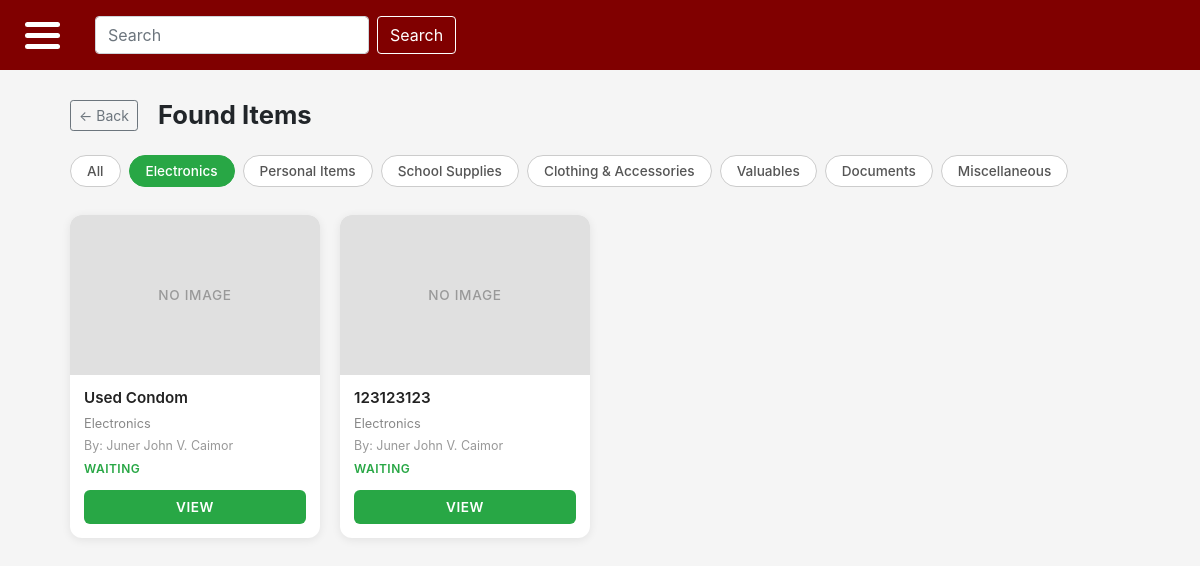
/found_items.php?category_id=1 (signed in), run on the app's committed database.
### tables this page shows
CREATE TABLE `category` (
  `category_id` int(11) NOT NULL,
  `categoryName` varchar(100) NOT NULL
);

CREATE TABLE `posts` (
  `post_id` int(11) NOT NULL,
  `user_id` int(11) DEFAULT NULL,
  `location_id` int(11) DEFAULT NULL,
  `specific_location` varchar(255) DEFAULT NULL,
  `category_id` int(11) DEFAULT NULL,
  `dropOff_id` int(11) DEFAULT NULL,
  `type` varchar(255) DEFAULT NULL,
  `itemName` varchar(255) DEFAULT NULL,
  `publicDescription` varchar(255) DEFAULT NULL,
  `privateDetails` varchar(255) DEFAULT NULL,
  `currentStatus` varchar(20) DEFAULT 'PENDING',
  `dateReported` datetime DEFAULT current_timestamp(),
  `expirationDate` datetime DEFAULT NULL
);

CREATE TABLE `users` (
  `user_id` int(11) NOT NULL,
  `full_name` varchar(255) DEFAULT NULL,
  `institutionalEmail` varchar(255) DEFAULT NULL,
  `password` varchar(255) NOT NULL,
  `is_admin` tinyint(1) DEFAULT 0
);

### found_items.php (the view, shortened to what this page needs)
<?php
require_once 'connect.php';
$categories = $connection->query("SELECT category_id, categoryName FROM category");
$cats = [];
while ($row = $categories->fetch_assoc()) {
    $cats[] = $row;
}
$selected_cat = isset($_GET['category_id']) ? (int)$_GET['category_id'] : 0;
if ($selected_cat > 0) {
    $stmt = $connection->prepare(
        "SELECT p.post_id, p.itemName, p.publicDescription, p.currentStatus, p.dateReported,
            c.categoryName, u.full_name
         FROM posts p
         JOIN category c ON p.category_id = c.category_id
         JOIN users u ON p.user_id = u.user_id
         WHERE p.type = 'FOUND' AND p.category_id = ?
         ORDER BY p.dateReported DESC"
    );
    $stmt->bind_param("i", $selected_cat);
    $stmt->execute();
    $posts = $stmt->get_result();
}
?>
<?php require_once 'header_footer/main-header.php'; ?>
<div class="page-wrapper">
    <div class="page-header" style="gap: 12px; align-items: center; display: flex; margin-bottom: 24px;">
    <a href="dashboard.php" class="btn btn-outline-secondary btn-sm" style="margin-right: 8px;">← Back</a>
    <h2 style="margin: 0;">Found Items</h2>
    </div>
    <div class="category-filter">
        <a href="found_items.php" class="cat-btn <?= $selected_cat === 0 ? 'active' : '' ?>">All</a>
        <?php foreach ($cats as $cat): ?>
            <a href="found_items.php?category_id=<?= $cat['category_id'] ?>"
               class="cat-btn <?= $selected_cat === (int)$cat['category_id'] ? 'active' : '' ?>">
                <?= htmlspecialchars($cat['categoryName']) ?>
            </a>
        <?php endforeach; ?>
    </div>
    <?php if ($posts->num_rows === 0): ?>
        <div class="empty-state">No found items reported yet.</div>
    <?php else: ?>
        <div class="card-grid">
            <?php while ($post = $posts->fetch_assoc()): ?>
                <div class="item-card">
                    <div class="item-card-image">NO IMAGE</div>
                    <div class="item-card-body">
                        <div class="item-card-name">
                            <?= htmlspecialchars($post['itemName'] ?? 'No item name') ?>
                        </div>
                        <div class="item-card-meta" style="color:#888; font-size:0.8rem;"><?= htmlspecialchars($post['categoryName']) ?></div>
                        <div class="item-card-meta">By: <?= htmlspecialchars($post['full_name'] ?? 'Unknown') ?></div>
                        <div class="item-card-status"><?= htmlspecialchars($post['currentStatus']) ?></div>
                    </div>
                    <div class="item-card-footer">
                        <a href="view_post.php?post_id=<?= $post['post_id'] ?>" class="btn-view">VIEW</a>
                    </div>
                </div>
            <?php endwhile; ?>
        </div>
    <?php endif; ?>
</div>
<?php require_once 'header_footer/footer.php'; ?>

### css/global.css (style rules this page uses)
html, body { margin: 0; padding: 0; min-height: 100%; background-color: #f5f5f5; }

### found_items.php (style rules this page uses)
.page-wrapper { padding: 30px 20px; max-width: 1100px; margin: 0 auto; }
.page-header { display: flex; align-items: center; gap: 12px; margin-bottom: 24px; }
.page-header h2 { font-weight: 700; margin: 0; font-size: 1.6rem; }
.category-filter { display: flex; flex-wrap: wrap; gap: 8px; margin-bottom: 28px; }
.cat-btn { border: 1.5px solid #ccc; background: #fff; border-radius: 20px; padding: 5px 16px; font-size: 0.85rem; font-weight: 500; color: #555; cursor: pointer; text-decoration: none; transition: all 0.15s; }
.cat-btn.active { background: #28a745; border-color: #28a745; color: #fff; }
.card-grid { display: grid; grid-template-columns: repeat(auto-fill, minmax(220px, 1fr)); gap: 20px; }
.item-card { background: #fff; border-radius: 12px; box-shadow: 0 2px 10px rgba(0,0,0,0.08); overflow: hidden; display: flex; flex-direction: column; }
.item-card-image { background: #e0e0e0; height: 160px; display: flex; align-items: center; justify-content: center; color: #999; font-size: 0.85rem; font-weight: 500; letter-spacing: 0.05em; }
.item-card-body { padding: 12px 14px; flex: 1; display: flex; flex-direction: column; gap: 4px; }
.item-card-name { font-weight: 600; font-size: 0.95rem; color: #222; white-space: nowrap; overflow: hidden; text-overflow: ellipsis; }
.item-card-meta { font-size: 0.78rem; color: #999; }
.item-card-status { font-size: 0.75rem; font-weight: 600; color: #28a745; text-transform: uppercase; letter-spacing: 0.04em; }
.item-card-footer { padding: 0 14px 14px 14px; }
.btn-view { display: block; text-align: center; background: #28a745; color: #fff; border-radius: 6px; padding: 7px; font-size: 0.85rem; font-weight: 600; text-decoration: none; transition: background 0.15s; letter-spacing: 0.04em; }

### data on the page
category: categoryName "Electronics"
category: categoryName "Personal Items"
category: categoryName "School Supplies"
category: categoryName "Clothing & Accessories"
category: categoryName "Valuables"
category: categoryName "Documents"
category: categoryName "Miscellaneous"
posts: itemName "Used Condom", category.categoryName "Electronics", user.full_name "Juner John V. Caimor", currentStatus "WAITING"
posts: itemName "123123123", category.categoryName "Electronics", user.full_name "Juner John V. Caimor", currentStatus "WAITING"
